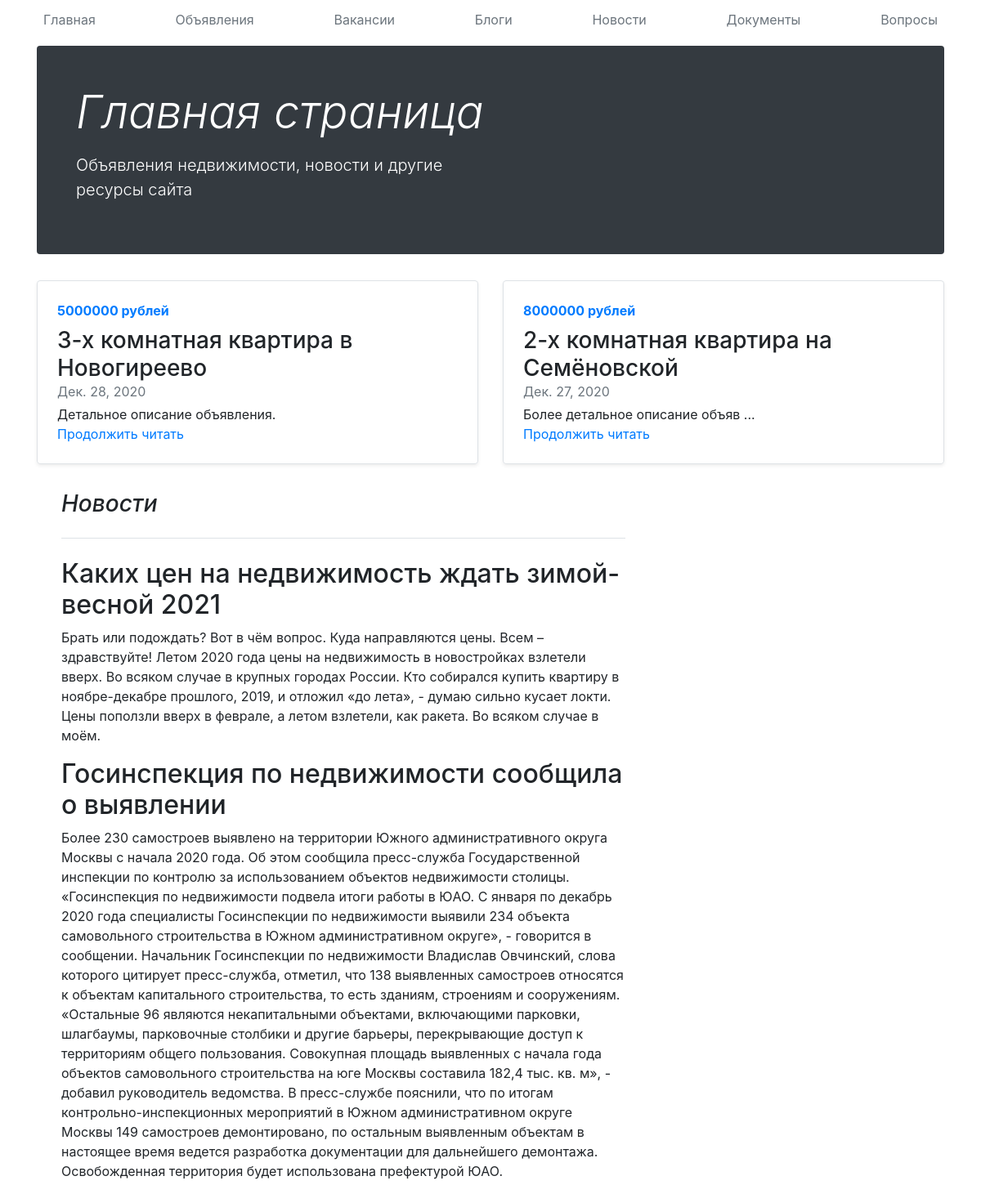
The page / on the database its author committed.
### ad/models.py (models this page shows)
class Ads(models.Model):
    id = models.AutoField(primary_key=True)
    id_author = models.IntegerField('ID автора')
    title = models.CharField('Название объявления', max_length=50)
    description = models.TextField('Описание объявления')
    price = models.IntegerField('Цена')
    geo = models.TextField('Местоположение')
    date = models.DateField('Дата публикации')
    status = models.BooleanField('Продано')
    id_credit = models.IntegerField('ID условий ипотеки')
    class Meta:
        verbose_name = "Объявление"
        verbose_name_plural = "Объявления"

### main/models.py (models this page shows)
class News(models.Model):
    id = models.AutoField(primary_key=True)
    title = models.CharField('Название', max_length=50)
    text = models.TextField('Текст')
    class Meta:
        verbose_name = "Новость"
        verbose_name_plural = "Новости"

### main/views.py (the view)
# urls.py: path('', views.index, name='ads_index'),
def index(request):
    ads = Ads.objects.all()[:2]
    news = News.objects.all()
    return render(request, 'main/index.html', {'news': news, 'ads': ads})

### main/templates/main/index.html (shortened to what this page needs)
{% extends 'main/base.html' %}
{% block name %}Главная страница{% endblock %}
{% block description %}Объявления недвижимости, новости и другие ресурсы сайта{% endblock %}
{% block content %}
<div class="row mb-2">
    {% for ad in ads %}
    <div class="col-md-6">
      <div class="row no-gutters border rounded overflow-hidden flex-md-row mb-4 shadow-sm h-md-250 position-relative">
        <div class="col p-4 d-flex flex-column position-static">
          <strong class="d-inline-block mb-2 text-primary">{{ad.price}} рублей</strong>
          <h3 class="mb-0">{{ad.title}}</h3>
          <div class="mb-1 text-muted">{{ad.date}}</div>
          <p class="card-text mb-auto">{{ad.description}}</p>
          <a href="{% url 'ad_detail' ad.id %}" class="stretched-link">Продолжить читать</a>
        </div>
      </div>
    </div>
    {% endfor %}
  </div>
</div>
    <div class="col-md-8 blog-main">
      <h3 class="pb-4 mb-4 font-italic border-bottom">
        Новости
      </h3>
{% for new in news %}
      <div class="blog-post">
        <h2 class="blog-post-title">{{new.title}}</h2>
        <p>{{new.text}}</p>
      </div>
{% endfor %}
    </div>
{% endblock %}

### rows shown on the page
Ads: price "5000000", title "3-х комнатная квартира в Новогиреево", date "Дек. 28, 2020", description "Детальное описание объявления."
Ads: price "8000000", title "2-х комнатная квартира на Семёновской", date "Дек. 27, 2020"
News: title "Каких цен на недвижимость ждать зимой-весной 2021", text "Брать или подождать? Вот в чём вопрос. Куда направляются цены. Всем – здравствуйте! Летом 2020 года цены на недвижимость в новостройках взлетели вверх. Во всяком случае в крупных городах России. Кто собирался купить квартиру в ноябре-декабре прошлого, 2019, и отложил «до лета», - думаю сильно кусает локти. Цены поползли вверх в феврале, а летом взлетели, как ракета. Во всяком случае в моём."
News: title "Госинспекция по недвижимости сообщила о выявлении", text "Более 230 самостроев выявлено на территории Южного административного округа Москвы с начала 2020 года. Об этом сообщила пресс-служба Государственной инспекции по контролю за использованием объектов недвижимости столицы. «Госинспекция по недвижимости подвела итоги работы в ЮАО. С января по декабрь 2020 года специалисты Госинспекции по недвижимости выявили 234 объекта самовольного строительства в Южном административном округе», - говорится в сообщении. Начальник Госинспекции по недвижимости Владислав Овчинский, слова которого цитирует пресс-служба, отметил, что 138 выявленных самостроев относятся к объектам капитального строительства, то есть зданиям, строениям и сооружениям. «Остальные 96…"
